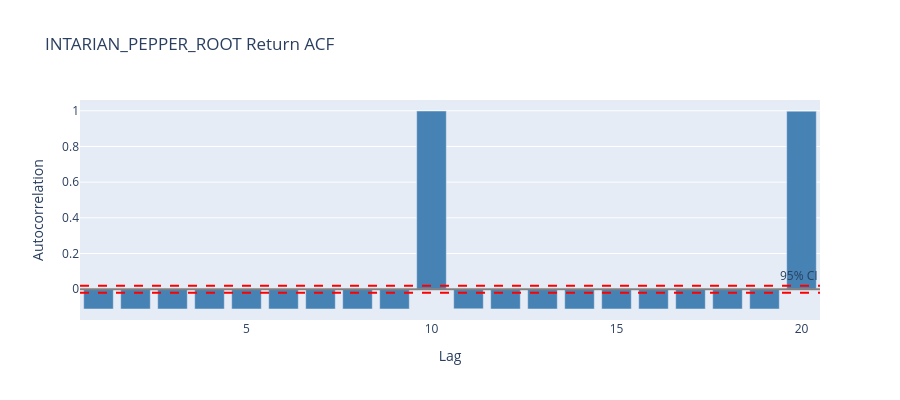

This figure's notebook cell:
### Markdown cell above
## Step 5: Return Autocorrelation

### Code cell
wm = wall_mid_df.sort('timestamp')['wall_mid'].to_numpy()
acf, ci = return_autocorrelation(wm, max_lag=20)

fig = plot_autocorrelation(acf, ci, title=f'{PRODUCT} Return ACF')
fig.show()

# 解读
print(f'ACF(1) = {acf[0]:.4f}, 95% CI = +/-{ci:.4f}')
if abs(acf[0]) < ci:
    print('-> 不可预测，专注做市')
elif acf[0] < -ci:
    print('-> 短期均值回复，可以逆向交易')
else:
    print('-> 短期动量，taker 有 informed signal')

### Figure 1 — Plotly figure (JSON) as saved in the notebook; plotly's stock layout.template omitted (floating-point values rounded to 4 significant figures)
{"data": [{"marker": {"color": "steelblue"}, "name": "ACF", "type": "bar", "x": [1, 2, 3, 4, 5, 6, 7, 8, 9, 10, 11, 12, 13, 14, 15, 16, 17, 18, 19, 20], "y": [-0.1111, -0.1111, -0.1112, -0.1111, -0.1111, -0.1111, -0.1111, -0.1111, -0.1111, 0.9989, -0.11, -0.1111, -0.1112, -0.1111, -0.1111, -0.1111, -0.1111, -0.1111, -0.1111, 0.9978]}], "layout": {"annotations": [{"showarrow": false, "text": "95% CI", "x": 1, "xanchor": "right", "xref": "x domain", "y": 0.0196, "yanchor": "bottom", "yref": "y"}], "height": 400, "shapes": [{"line": {"color": "red", "dash": "dash"}, "type": "line", "x0": 0, "x1": 1, "xref": "x domain", "y0": 0.0196, "y1": 0.0196, "yref": "y"}, {"line": {"color": "red", "dash": "dash"}, "type": "line", "x0": 0, "x1": 1, "xref": "x domain", "y0": -0.0196, "y1": -0.0196, "yref": "y"}, {"line": {"color": "gray"}, "type": "line", "x0": 0, "x1": 1, "xref": "x domain", "y0": 0, "y1": 0, "yref": "y"}], "title": {"text": "INTARIAN_PEPPER_ROOT Return ACF"}, "xaxis": {"title": {"text": "Lag"}}, "yaxis": {"title": {"text": "Autocorrelation"}}}}
